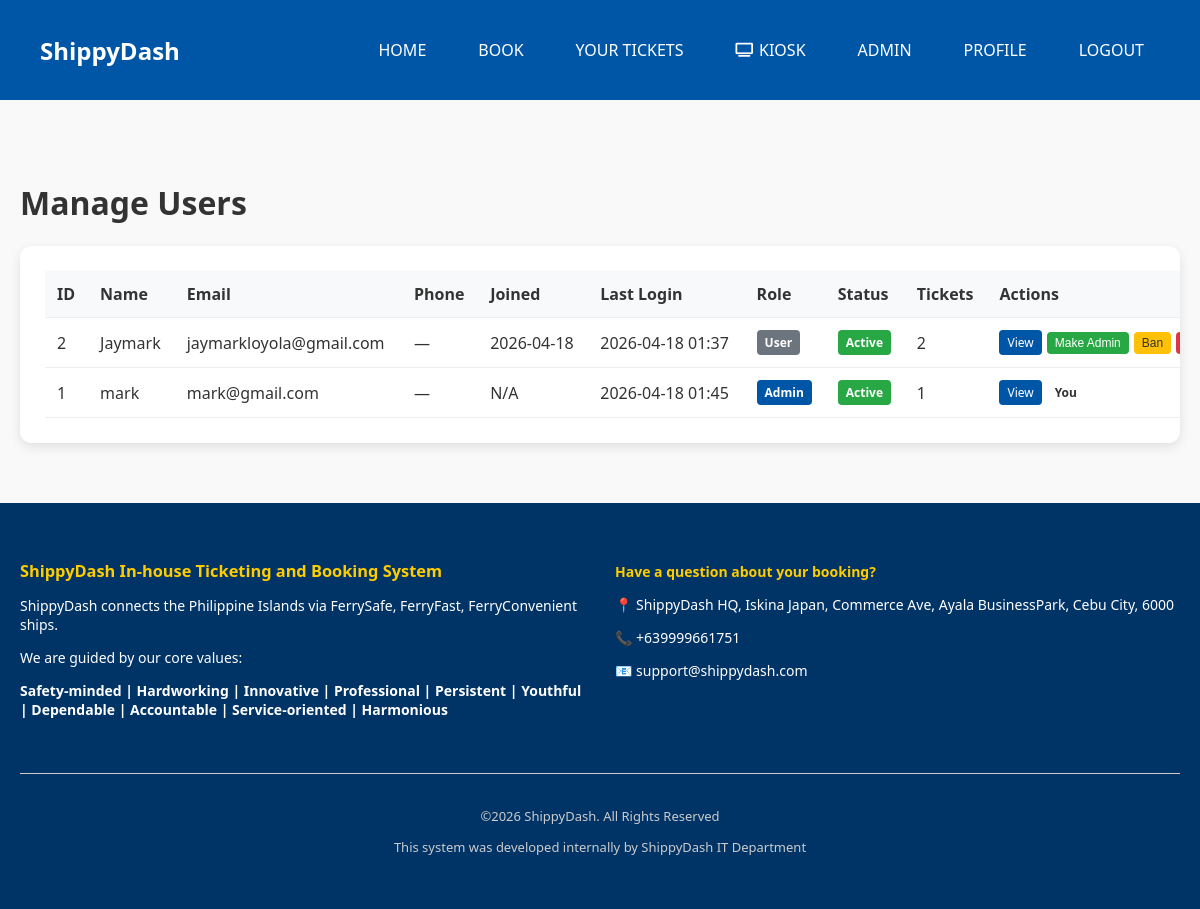
The app's page /admin/users (signed in) with its own data.
### ticketingsystem.py (models this page shows, shortened)
class User(db.Model):
    id = db.Column(db.Integer, primary_key=True)
    name = db.Column(db.String(100), nullable=False)
    email = db.Column(db.String(120), unique=True, nullable=False)
    password = db.Column(db.String(200), nullable=False)
    is_admin = db.Column(db.Boolean, default=False)
    is_active = db.Column(db.Boolean, default=True)
    profile_picture = db.Column(db.String(200), nullable=True)
    phone = db.Column(db.String(20), nullable=True)
    address = db.Column(db.String(200), nullable=True)
    created_at = db.Column(db.DateTime, default=datetime.utcnow)
    last_login = db.Column(db.DateTime, nullable=True)
    reset_token = db.Column(db.String(200), nullable=True)
    reset_token_expiry = db.Column(db.DateTime, nullable=True)

### ticketingsystem.py (the view)
@app.route('/admin/users')
@admin_required
def admin_users():
    users = User.query.order_by(User.created_at.desc()).all()
    return render_template('admin/users.html', users=users)

### ticketingsystem.py (called while the page is built)
def admin_required(f):
    @wraps(f)
    def decorated_function(*args, **kwargs):
        if 'user_id' not in session:
            flash('Please login to access this page.', 'error')
            return redirect(url_for('login'))
        user = User.query.get(session['user_id'])
        if not user or not user.is_admin:
            flash('You do not have permission to access this page.', 'error')
            return redirect(url_for('home'))
        return f(*args, **kwargs)
    return decorated_function

### Templates/admin/users.html (shortened to what this page needs)
{% extends "base.html" %}
{% block content %}
<div class="admin-container">
    <h1>Manage Users</h1>
    <div class="admin-card">
        <table class="data-table">
            <thead>
                <tr>
                    <th>ID</th>
                    <th>Name</th>
                    <th>Email</th>
                    <th>Phone</th>
                    <th>Joined</th>
                    <th>Last Login</th>
                    <th>Role</th>
                    <th>Status</th>
                    <th>Tickets</th>
                    <th>Actions</th>
                </tr>
            </thead>
            <tbody>
                {% for user in users %}
                <tr class="{% if not user.is_active %}banned-row{% endif %}">
                    <td>{{ user.id }}</td>
                    <td>{{ user.name }}</td>
                    <td>{{ user.email }}</td>
                    <td>{{ user.phone or '—' }}</td>
                    <td>{{ user.created_at.strftime('%Y-%m-%d') if user.created_at else 'N/A' }}</td>
<td>{{ user.last_login.strftime('%Y-%m-%d %H:%M') if user.last_login else '—' }}</td>
                    <td>
                        {% if user.is_admin %}
                        <span class="badge admin">Admin</span>
                        {% else %}
                        <span class="badge user">User</span>
                        {% endif %}
                    </td>
                    <td>
                        {% if user.is_active %}
                        <span class="badge active">Active</span>
                        {% else %}
                        <span class="badge banned">Banned</span>
                        {% endif %}
                    </td>
                    <td>{{ user.tickets|length }}</td>
                    <td class="actions">
                        <a href="{{ url_for('admin_user_detail', user_id=user.id) }}" class="btn-small view">View</a>
                        {% if user.id != session.user_id %}
                            {% if user.is_admin %}
                            <form method="POST" action="{{ url_for('admin_remove_admin', user_id=user.id) }}" style="display:inline;">
                                <button type="submit" class="btn-small warning" onclick="return confirm('Remove admin privileges from this user?')">Remove Admin</button>
                            </form>
                            {% else %}
                            <form method="POST" action="{{ url_for('admin_make_admin', user_id=user.id) }}" style="display:inline;">
                                <button type="submit" class="btn-small success" onclick="return confirm('Make this user an admin?')">Make Admin</button>
                            </form>
                            {% endif %}
                            <form method="POST" action="{{ url_for('admin_toggle_user_ban', user_id=user.id) }}" style="display:inline;">
                                {% if user.is_active %}
                                <button type="submit" class="btn-small warning" onclick="return confirm('Ban this user?')">Ban</button>
                                {% else %}
                                <button type="submit" class="btn-small success" onclick="return confirm('Unban this user?')">Unban</button>
                                {% endif %}
                            </form>
                            <form method="POST" action="{{ url_for('admin_delete_user', user_id=user.id) }}" style="display:inline;">
                                <button type="submit" class="btn-small danger" onclick="return confirm('Delete this user and all their tickets? This cannot be undone!')">Delete</button>
                            </form>
                        {% else %}
                        <span class="badge">You</span>
                        {% endif %}
                    </td>
                </tr>
                {% endfor %}
            </tbody>
        </table>
    </div>
</div>
{% endblock %}

### static/style.css (style rules this page uses)
body { margin: 0; font-family: 'Segoe UI', sans-serif; background-color: #f9f9f9; color: #333; }

### Templates/admin/users.html (style rules this page uses)
.admin-container { max-width: 1400px; margin: 40px auto; padding: 20px; }
.admin-card { background: white; padding: 25px; border-radius: 12px; box-shadow: 0 4px 12px rgba(0,0,0,0.1); overflow-x: auto; }
.data-table { width: 100%; border-collapse: collapse; min-width: 1200px; }
.data-table th, .data-table td { padding: 12px; text-align: left; border-bottom: 1px solid #eee; }
.data-table th { background: #f8f9fa; font-weight: 600; color: #333; }
.badge { display: inline-block; padding: 4px 8px; border-radius: 4px; font-size: 12px; font-weight: bold; }
.badge.admin { background: #0056a6; color: white; }
.badge.user { background: #6c757d; color: white; }
.badge.active { background: #28a745; color: white; }
.actions { display: flex; gap: 5px; flex-wrap: wrap; }
.btn-small { padding: 4px 8px; border: none; border-radius: 4px; font-size: 12px; cursor: pointer; text-decoration: none; display: inline-block; }
.btn-small.view { background: #0056a6; color: white; }
.btn-small.success { background: #28a745; color: white; }
.btn-small.warning { background: #ffc107; color: #333; }
.btn-small.danger { background: #dc3545; color: white; }

### records on screen
User: id "2", name "Jaymark", email "jaymarkloyola@gmail.com", phone "—", created_at "2026-04-18", last_login "2026-04-18 01:37", is_admin "User", is_active "Active", tickets|length "2"
User: id "1", name "mark", email "mark@gmail.com", phone "—", created_at "N/A", last_login "2026-04-18 01:45", is_admin "Admin", is_active "Active", tickets|length "1", shows "You"
